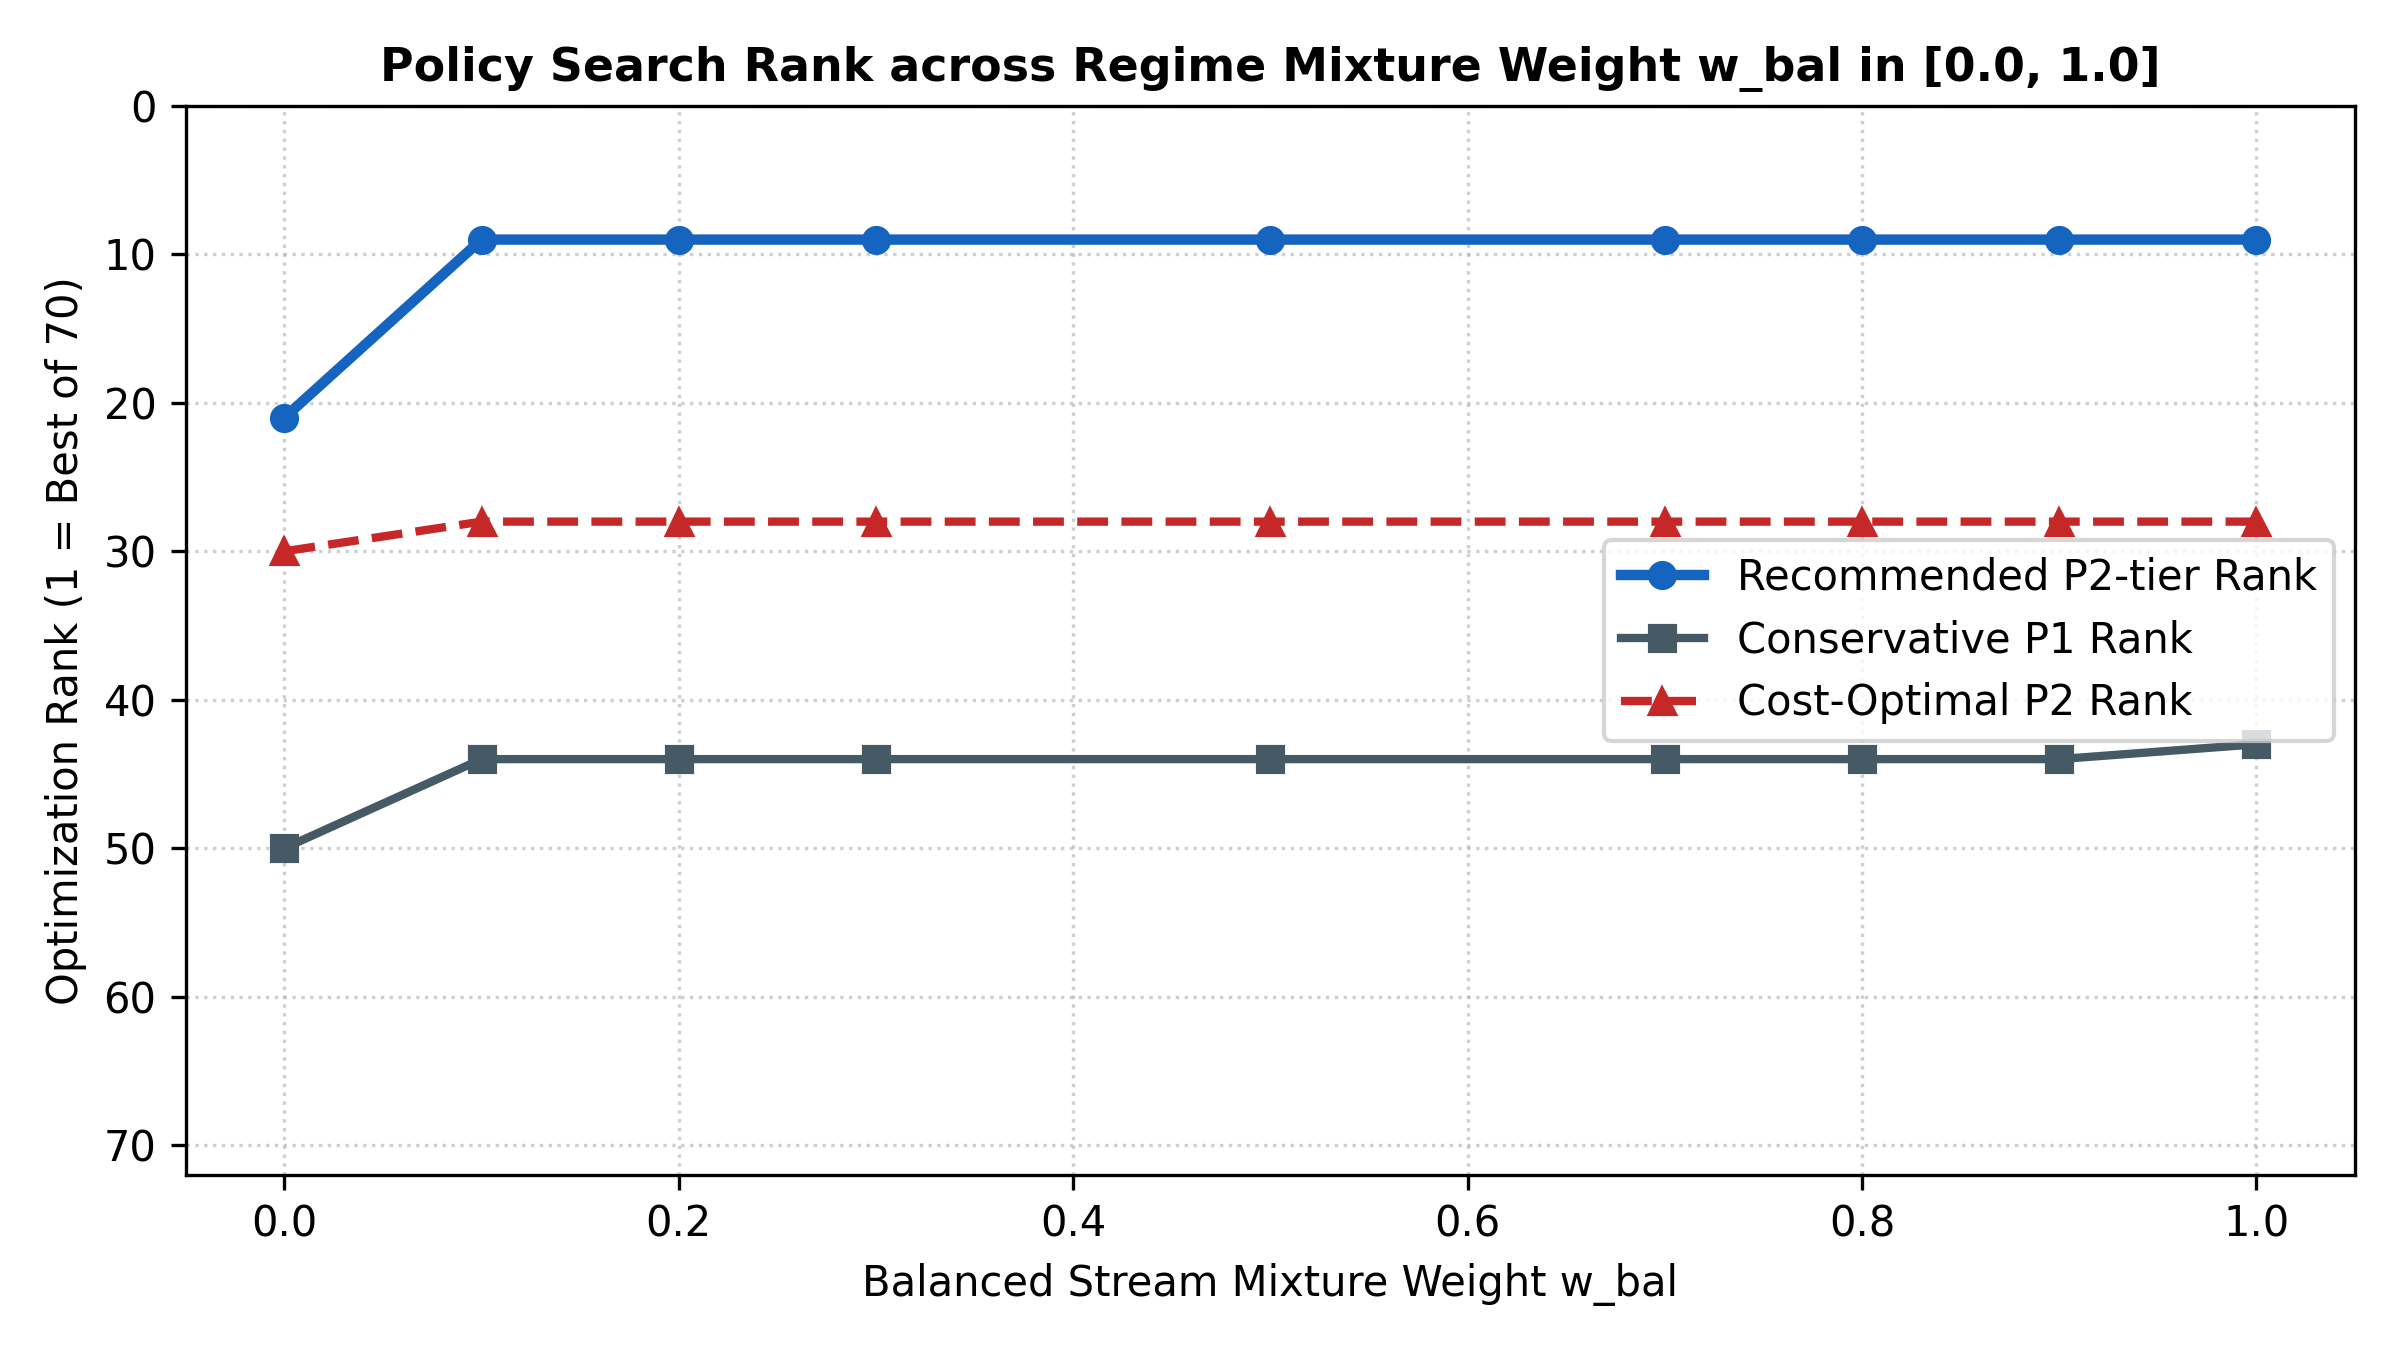

Python code for this plot:
import pandas as pd
import matplotlib.pyplot as plt

df = pd.read_csv('results.csv')
fig, ax = plt.subplots(figsize=(8, 4.5))

ax.plot(df['w_bal'], df['P2-tier Rank'], marker='o', linewidth=2.5, color='#1565c0', label='Recommended P2-tier Rank')
ax.plot(df['w_bal'], df['P1 Rank'], marker='s', linewidth=2, color='#455a64', label='Conservative P1 Rank')
ax.plot(df['w_bal'], df['P2 Rank'], marker='^', linewidth=2, linestyle='--', color='#c62828', label='Cost-Optimal P2 Rank')

ax.set_title('Policy Search Rank across Regime Mixture Weight w_bal in [0.0, 1.0]', fontsize=11, fontweight='bold')
ax.set_xlabel('Balanced Stream Mixture Weight w_bal')
ax.set_ylabel('Optimization Rank (1 = Best of 70)')
ax.set_ylim(0, 72)
ax.invert_yaxis()
ax.grid(True, linestyle=':', alpha=0.6)
ax.legend(loc='center right')

plt.tight_layout()
plt.savefig('plot.png', dpi=300)
print('Saved E7 plot.png')
